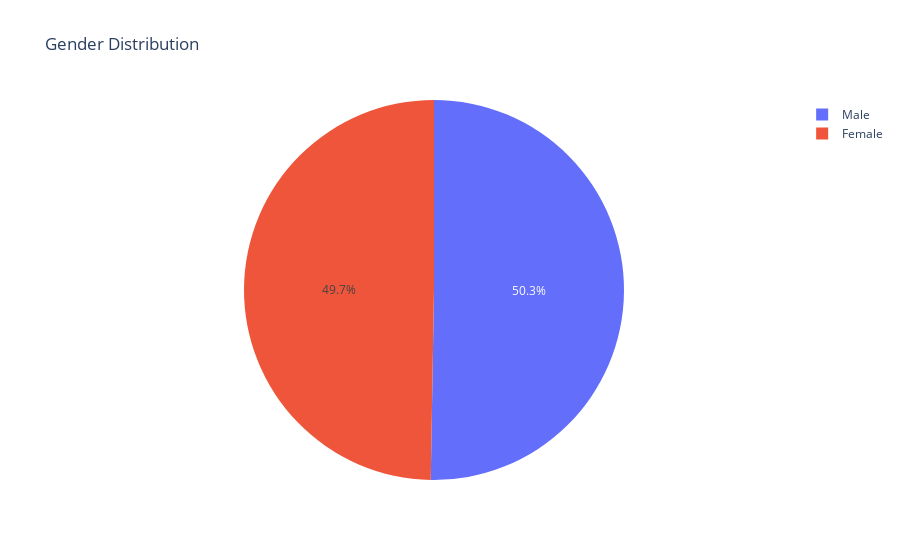
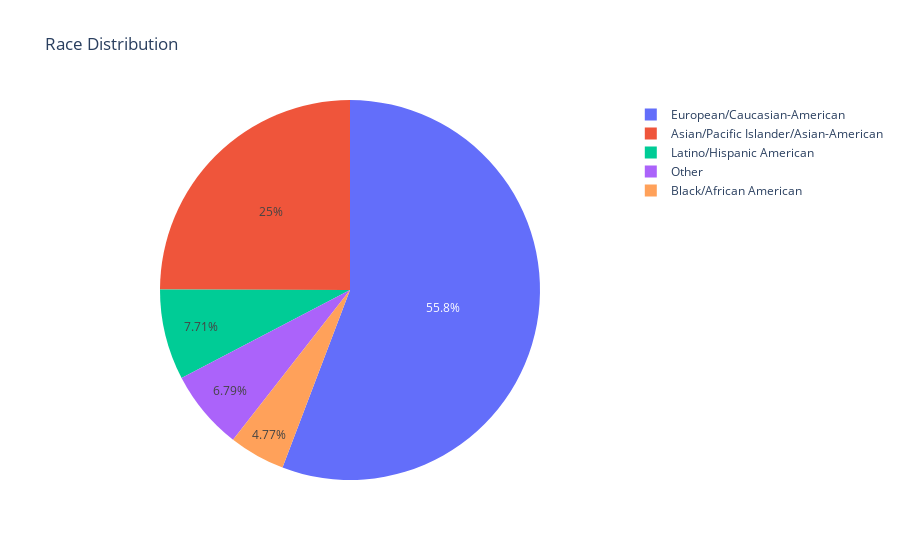

Here is the notebook cell these charts were saved with, in order:
### Code cell
# Participant Demographics
gender_counts = df[['iid', 'gender']].drop_duplicates()['gender'].value_counts().rename({0: 'Female', 1: 'Male'})
fig = px.pie(names=gender_counts.index, values=gender_counts.values, title='Gender Distribution')
fig.show()

race_counts = df[['iid', 'race']].drop_duplicates()['race'].value_counts().rename({1: 'Black/African American', 2: 'European/Caucasian-American', 3: 'Latino/Hispanic American', 4: 'Asian/Pacific Islander/Asian-American', 6: 'Other'})
fig = px.pie(names=race_counts.index, values=race_counts.values, title='Race Distribution')
fig.show()

### Figure 1 — Plotly figure (JSON) as saved in the notebook; plotly's stock layout.template omitted (floating-point values rounded to 4 significant figures)
{"data": [{"domain": {"x": [0, 1], "y": [0, 1]}, "hovertemplate": "label=%{label}<br>value=%{value}<extra></extra>", "labels": ["Male", "Female"], "legendgroup": "", "name": "", "showlegend": true, "type": "pie", "values": [277, 274]}], "layout": {"legend": {"tracegroupgap": 0}, "title": {"text": "Gender Distribution"}}}

### Figure 2 — Plotly figure (JSON) as saved in the notebook; plotly's stock layout.template omitted (floating-point values rounded to 4 significant figures)
{"data": [{"domain": {"x": [0, 1], "y": [0, 1]}, "hovertemplate": "label=%{label}<br>value=%{value}<extra></extra>", "labels": ["European/Caucasian-American", "Asian/Pacific Islander/Asian-American", "Latino/Hispanic American", "Other", "Black/African American"], "legendgroup": "", "name": "", "showlegend": true, "type": "pie", "values": [304, 136, 42, 37, 26]}], "layout": {"legend": {"tracegroupgap": 0}, "title": {"text": "Race Distribution"}}}
